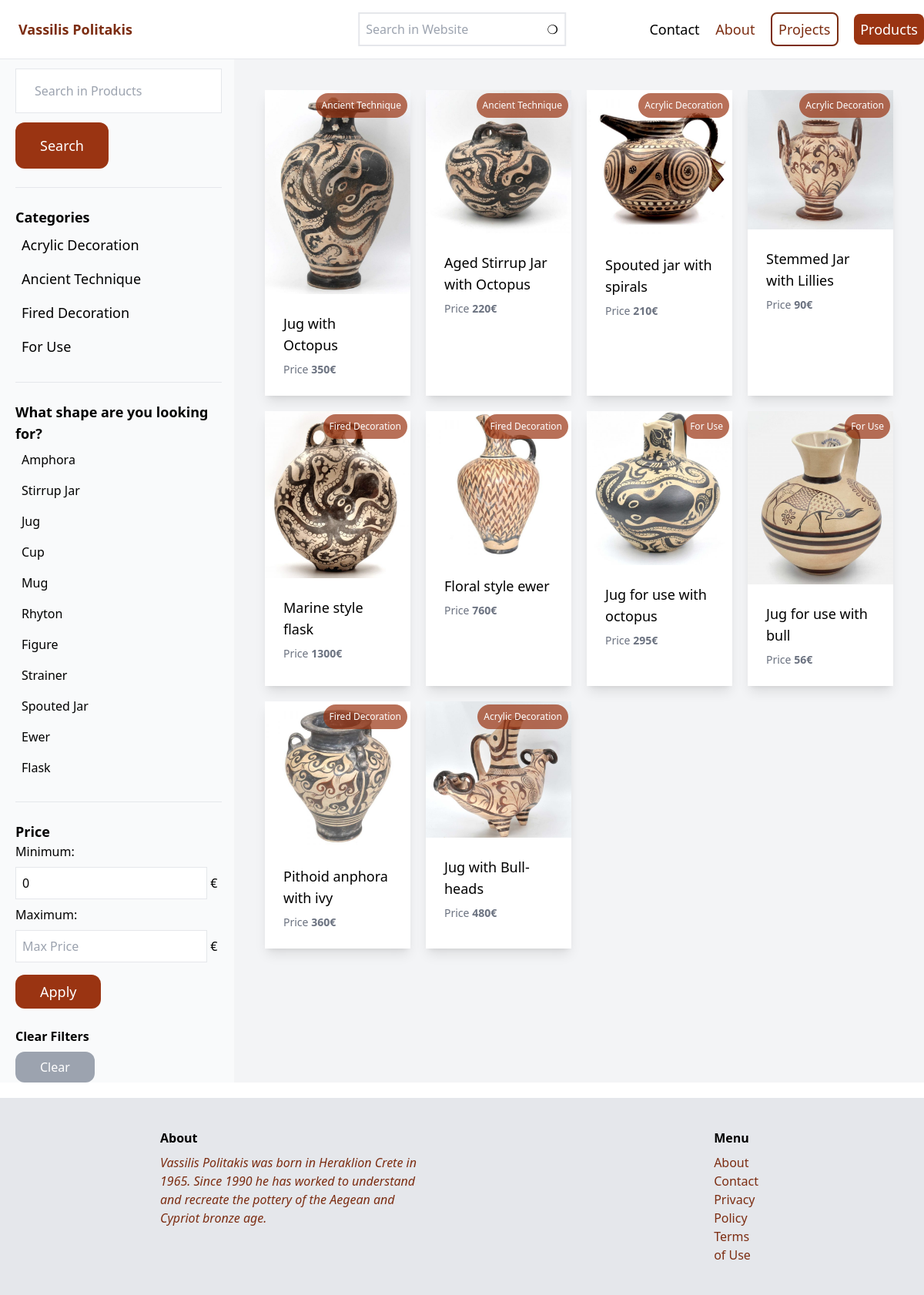
The app's page /items/ with its own data.
### item/models.py (models this page shows, shortened)
class Category(models.Model):
    name = models.CharField(max_length=255)
    class Meta():
        ordering = ('name',)
        verbose_name_plural = 'Categories'
    def __str__(self):
        return self.name

class Item(models.Model):
    SHAPE_CHOICES = (
    ('Amphora','Amphora'),
    ('Stirrup_Jar', 'Stirrup Jar'),
    ('Jug','Jug'),
    ('Cup','Cup'),
    ('Mug','Mug'),
    ('Rhyton','Rhyton'),
    ('Figure','Figure'),
    ('Strainer','Strainer'),
    ('Spouted_Jar','Spouted Jar'),
    ('Ewer','Ewer'),
    ('Flask','Flask'),
)
    category = models.ForeignKey(Category, related_name='items', on_delete=models.CASCADE)
    image = models.ImageField(upload_to='media', blank=True, null=True, max_length=255)
    image1 = models.ImageField(upload_to='media', blank=True, null=True, max_length=255)
    image2 = models.ImageField(upload_to='media', blank=True, null=True, max_length=255)
    image3 = models.ImageField(upload_to='media', blank=True, null=True, max_length=255)
    name = models.CharField(max_length=255)
    description = models.TextField(blank=True, null=True)
    price = models.PositiveIntegerField()
    is_sold = models.BooleanField(default=False)
    created_by = models.ForeignKey(User, related_name='items', on_delete=models.CASCADE)
    shape = models.CharField(max_length=255, choices=SHAPE_CHOICES, blank=True, null=True)
    created_at = models.DateTimeField(auto_now_add=True)

### item/views.py (the view)
# urls.py: path('', views.items, name='items'),
def items(request):
    shape_choices = Item.SHAPE_CHOICES
    query = request.GET.get('query', '')
    category_id = request.GET.get('category', 0)
    shape_id = request.GET.get('shape', 0)
    categories = Category.objects.all()
    items = Item.objects.filter(is_sold=False)
    min_price = request.GET.get('min_price', 0)
    max_price = request.GET.get('max_price', 0)
    if min_price:
        items = items.filter(price__gte=int(min_price))
    if max_price:
        items = items.filter(price__lte=int(max_price))
    if shape_id:
        items = items.filter(shape=shape_id)
    if category_id:
        items = items.filter(category_id=category_id)
    if query:
        items = items.filter(Q(name__icontains=query) | Q(description__icontains=query))
    return render(request, 'item/items.html', {
        'items': items,
        'query': query,
        'categories': categories,
        'category_id': int(category_id),
        'shape_id': shape_id,
        'shape_choices': shape_choices,
        'min_price': min_price,
    })

### item/templates/item/items.html (shortened to what this page needs)
{% extends 'core/base.html' %}
{% block content %}
    <div class="grid grid-cols-4 gap-4">
        <div class="col-span-1 pl-5">
            <form method="get" action="{% url 'item:items' %}">
                <input name="query" class="w-full my-3 py-4 px-6 border roundend-xl" type="text" value="{{ query }}" placeholder="Search in Products">
                <button class="py-4 px-8 text-lg bg-orange-800 text-white rounded-xl" >Search</button>
                <hr class="my-6">
                <p class="font-semibold text-lg">Categories</p>
                <ul>
                    {% for category in categories %}
                        <li class="py-2 px-2 rounded-xl {% if category.id == category_id %} bg-orange-800 bg-opacity-50{% endif %}">
                            <a href="{% url 'item:items' %}?query={{ query }}{% if shape %} &shape={{ shape }}{% endif %}&category={{ category.id }}" class="text-lg">{{ category.name }}</a>
                        </li>
                    {% endfor %}
                </ul>
                <hr class="my-6">
                <p class="font-semibold text-lg">What shape are you looking for?</p>
                <ul>
                    {% for shape, text in shape_choices %}
                    <li class="py-2 px-2 rounded-xl {% if shape == shape_id %} bg-red {% endif %}">
                        <a href="{% url 'item:items' %}?query={{ query }}&shape={{ shape }}">{{text}}</a>
                    </li>
                    {% endfor %}
                </ul>
                <hr class="my-6">
                <p class="font-semibold text-lg">Price</p>
                    Minimum: <input name="min_price" class="my-2 py-2 px-2 border round
                    end-xl" type="text" value="{{ min_price }}" placeholder="Min Price"> €
                    Maximum: <input name="max_price" class="my-2 py-2 px-2 border roundend-xl" type="text" value="{{ max_price }}" placeholder="Max Price"> €
                    <button class="py-2 mt-2 px-8 text-lg bg-orange-800 text-white rounded-xl">Apply</button>
            </form>
            <p class="font-semibold mt-6">Clear Filters</p>
            <ul>
                <li>
                    <a href="{% url 'item:items' %}" class="mt-2 py-2 px-8 inline-block bg-gray-400 text-white rounded-xl">Clear</a>
                </li>
            </ul>
        </div>
        <div class="col-span-3 bg-gray-100 ">
            <div class="py-10">
                <div class="2xl:mx-30 xl:mx-20 md:mx-10 sm:mx-0">
                    <div class="rounded-xl">
                        <div class="grid grid-cols-4 gap-5 ">
                            {% for item in items %}
                                <div class="relative shadow-lg bg-white">
                                    <a href="{% url 'item:detail' item.id %}">
                                        <div>
                                            <img class="" src="{{ item.image.url }}">
                                        </div>
                                        <div class="p-6 bg-white">
                                            <h2 class="xl:text-xl lg:text-lg md:text-md sm:text-sm">{{ item.name }}</h2>
                                            <p class="text-sm text-gray-500 pt-2">Price <strong>{{ item.price }}€</strong></p>
                                        </div>
                                    </a>
                                    <a href="#">
                                        <div class="absolute top-0 right-0 p-2 bg-orange-800 text-white m-1 rounded-full text-xs bg-opacity-70">{{ item.category }}</div>
                                    </a>
                                </div>
                            {% endfor %}
                        </div>
                    </div>
                </div>
            </div>
        </div>
    </div>
{% endblock content %}

### core/templates/core/base.html (shortened to what this page needs)
<!DOCTYPE html>
<html lang="en">
<head>
    <script src="https://cdn.tailwindcss.com"></script>
</head>
<body>
    <div>
        <div class="border-b p-4 sticky top-0 z-50 bg-white">
            <nav class="flex flex-wrap items-center">
                <a href="/">
                    <h1 class="font-semibold p-2 text-orange-900 text-lg">Vassilis Politakis</h1>
                </a>
                <div class="absolute top-1/2 left-1/2 transform -translate-x-1/2 -translate-y-1/2 p-2 border-2">
                    <form action="{% url 'core:search' %}">
                        <input type="text" name="query" value="{{ query }}" placeholder="Search in Website" class="">
                        <button>&#10061;</button>
                    </form>
                </div>
                <div class="absolute right-0 space-x-4 items-center text-lg">
                    <a href="/contact/" class="hover:text-orange-800">Contact</a>
                    <a href="#" class="text-orange-900 hover:text-orange-800 hover:scale-110">About</a>
                    <a href="{% url 'project:projects' %}" class="bg-white hover:bg-gray-200 text-orange-900 border-2 border-orange-900 p-2 rounded-lg bg-opacity-70">Projects</a>
                    <a href="{% url 'item:items' %}" class="bg-orange-800 hover:bg-orange-700 text-white p-2 rounded-lg">Products</a>
                </div>
            </nav>
        </div>
        <div class="bg-gray-50">
            {% block content %}
            {% endblock content %}
        </div>
        <footer class="flex justify-between bg-gray-200 mt-5 pl-52 pr-52 pt-10 pb-10">
            <div>
                <h4 class="font-semibold mb-2">About</h4>
                <em class="flex w-1/2 text-orange-900">Vassilis Politakis was born in Heraklion Crete in 1965. Since 1990 he has worked to understand and recreate the pottery of the Aegean and Cypriot bronze age.</em>
            </div>
            <div>
                <h5 class="font-semibold mb-2">Menu</h5>
                <ul class="text-orange-900">
                    <li>
                        <a href="#">About</a>
                    </li>
                    <li>
                        <a href="#">Contact</a>
                    </li>
                    <li>
                        <a href="#">Privacy Policy</a>
                    </li>
                    <li>
                        <a href="#">Terms of Use</a>
                    </li>
                </ul>
            </div>
        </footer>
    </div>
</body>
</html>

### records on screen
Category: name "Acrylic Decoration"
Category: name "Ancient Technique"
Category: name "Fired Decoration"
Category: name "For Use"
Item: image (picture), name "Jug with Octopus", price "350", category "Ancient Technique"
Item: image (picture), name "Aged Stirrup Jar with Octopus", price "220", category "Ancient Technique"
Item: image (picture), name "Spouted jar with spirals", price "210", category "Acrylic Decoration"
Item: image (picture), name "Stemmed Jar with Lillies", price "90", category "Acrylic Decoration"
Item: image (picture), name "Marine style flask", price "1300", category "Fired Decoration"
Item: image (picture), name "Floral style ewer", price "760", category "Fired Decoration"
Item: image (picture), name "Jug for use with octopus", price "295", category "For Use"
Item: image (picture), name "Jug for use with bull", price "56", category "For Use"
Item: image (picture), name "Pithoid anphora with ivy", price "360", category "Fired Decoration"
Item: image (picture), name "Jug with Bull-heads", price "480", category "Acrylic Decoration"

### other values on screen
{{ text }} "Amphora" "Stirrup Jar" "Jug" "Cup" "Mug" "Rhyton" "Figure" "Strainer" "Spouted Jar" "Ewer" "Flask"
